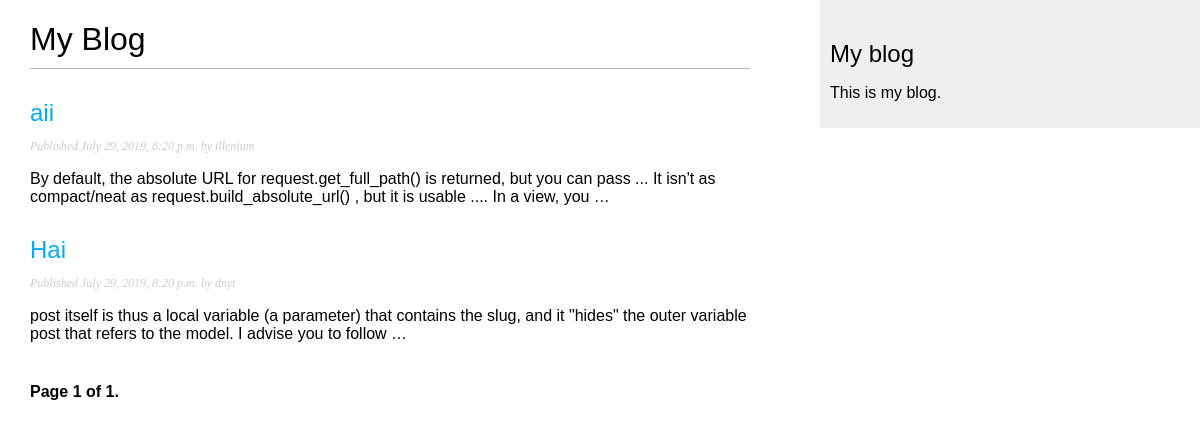
Screenshot of /blog/ with the database file from the repository.
### mdapp/models.py (models this page shows, shortened)
class Post(models.Model):
    STATUS_CHOICES = (
        ('draft', 'Draft'),
        ('published','Published'),
    )
    title = models.CharField(max_length=250) # field for the post title
    slug = models.SlugField(max_length=250, unique_for_date='publish')
    author = models.ForeignKey(User, related_name ='blog_posts', on_delete=models.CASCADE)
    body = models.TextField()# text field. body of the post
    publish = models.DateTimeField(default=timezone.now)
    created = models.DateTimeField(auto_now_add=True)
    updated = models.DateTimeField(auto_now=True)
    status = models.CharField(max_length = 10,
    choices=STATUS_CHOICES,default='draft') # to know the status of the post
    objects = models.Manager()
    published = PublishedManager()
    class Meta: # sort results by the publish field in descending order
        ordering = ('-publish',)
    def get_absolute_url(self):
        return reverse('mdapp:post_detail',args=[self.publish.year,self.publish.month,self.publish.day,self.slug])

### mdapp/views.py (the view)
# urls.py: path('', views.post_list, name='post_list'),
def post_list(request):
    object_list = Post.published.all()
    paginator = Paginator(object_list, 3)
    page = request.GET.get('page')
    try:
        posts = paginator.page(page)
    except PageNotAnInteger:
        posts = paginator.page(1)
    except EmptyPage:
        posts = paginator.page(paginator.num_pages)
    return render(request,'blog/list.html',{'page': page,'posts': posts})

### mdapp/models.py (called while the page is built)
    def get_queryset(self):
        return super(PublishedManager,self).get_queryset().filter(status='published')

### mdapp/templates/blog/list.html (shortened to what this page needs)
{% extends "base.html" %}
{% block content %}
    <h1>My Blog</h1>
    {% for post in posts %}
        <h2><a href="{{ post.get_absolute_url }}">{{ post.title }}</a></h2>
        <p class="date">Published {{ post.publish }} by {{ post.author }}</p>
        {{ post.body|truncatewords:30|linebreaks }}
    {% endfor %}
    {% include "pagination.html" with page=posts %}
{% endblock %}

### static/css/blog.css (style rules this page uses)
body { margin:0; padding:0; font-family:helvetica, sans-serif; }
a { color:#00abff; text-decoration:none; }
h1 { font-weight:normal; border-bottom:1px solid #bbb; padding:0 0 10px 0; }
h2 { font-weight:normal; margin:30px 0 0; }
p.date { color:#ccc; font-family: georgia, serif; font-size: 12px; font-style: italic; }

### rows the page displays
Post: title "aii", publish "July 29, 2019, 8:20 p.m.", author "illenium", body "By default, the absolute URL for request.get_full_path() is returned, but you can pass ... It isn't as compact/neat as request.build_absolute_url() , but it is usable .... In a view, you …"
Post: title "Hai", publish "July 29, 2019, 8:20 p.m.", author "dnyt", body "post itself is thus a local variable (a parameter) that contains the slug, and it \"hides\" the outer variable post that refers to the model. I advise you to follow …"

### other values shown
{{ page.number }} "1"
{{ page.paginator.num_pages }} "1"
